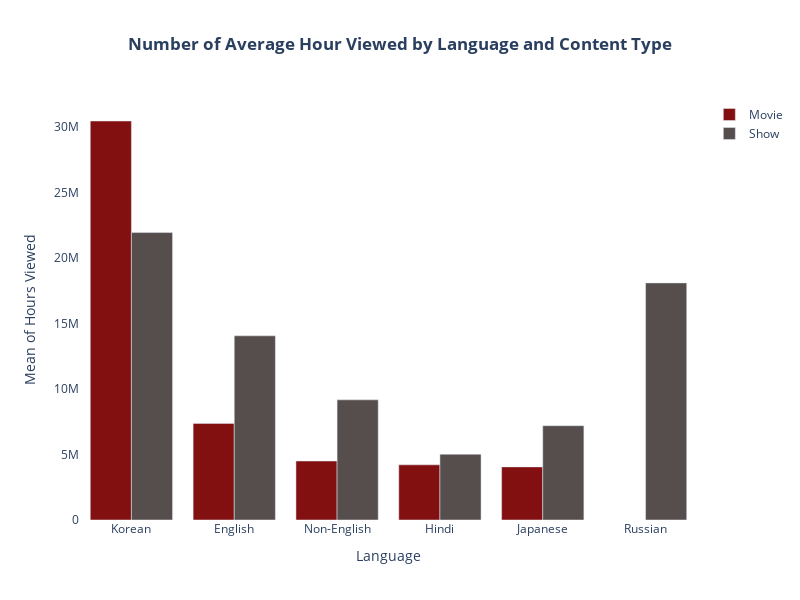

Write notebook code for a chart like this one.
### Code cell
plot_bar_chart_multivariate_y_col(df_lang, 'Language Indicator', 
                                  'Hours Viewed', 'Content Type',
                                'Number of Average Hour Viewed by Language and Content Type', 'Language', 'Mean of Hours Viewed')

### Figure 1 — Plotly figure (JSON) as saved in the notebook; plotly's stock layout.template omitted (floating-point values rounded to 4 significant figures)
{"data": [{"marker": {"color": "#831010"}, "name": "Movie", "type": "bar", "x": ["Korean", "English", "Non-English", "Hindi", "Japanese"], "y": [30460000.0, 7375000, 4504000.0, 4212500, 4055000.0]}, {"marker": {"color": "#564d4d"}, "name": "Show", "type": "bar", "x": ["Korean", "Russian", "English", "Non-English", "Japanese", "Hindi"], "y": [21940000.0, 18100000, 14060000.0, 9173000.0, 7199000.0, 5018000.0]}], "layout": {"barmode": "group", "height": 600, "paper_bgcolor": "rgba(0,0,0,0)", "plot_bgcolor": "rgba(0,0,0,0)", "title": {"text": "<b>Number of Average Hour Viewed by Language and Content Type</b>", "x": 0.5, "xanchor": "center"}, "width": 800, "xaxis": {"showgrid": false, "title": {"text": "Language"}}, "yaxis": {"showgrid": false, "title": {"text": "Mean of Hours Viewed"}}}}
